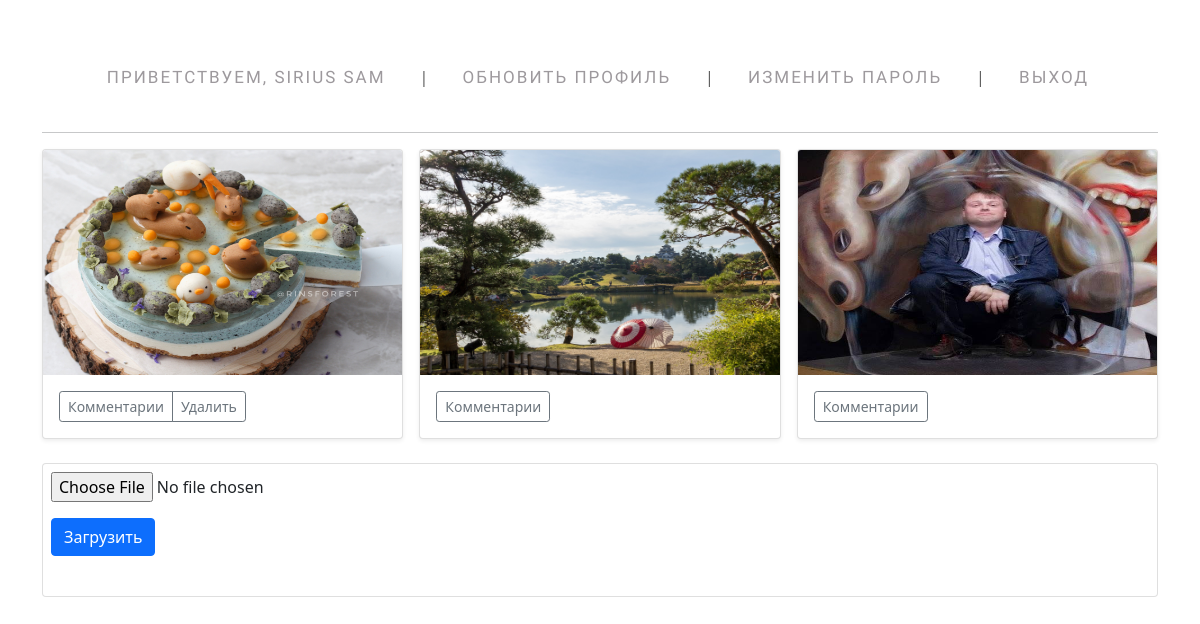
/index.php (signed in), run on the app's committed database.
### tables this page shows
CREATE TABLE `users` (
  `id` int NOT NULL,
  `email` varchar(255) NOT NULL,
  `username` varchar(255) NOT NULL,
  `password` varchar(255) NOT NULL
);

CREATE TABLE `images` (
  `id` int NOT NULL,
  `name` varchar(255) NOT NULL,
  `owner` varchar(255) NOT NULL
);

### classes/Config.php (called while the page is built)
<?php
class Config {
    public static function get($path = null) {
        if($path) {
            $config = $GLOBALS['config'];
            $path = explode('.', $path);
            foreach($path as $item) {
                if(isset($config[$item])) {
                    $config = $config[$item];
                }
            }
            return $config;
        }
        return false;
    }
}

### classes/Database.php (called while the page is built, shortened)
<?php
class Database {
    private static $instance = null;
    private $pdo, $query, $result, $count, $error = false;
    private function __construct() {
        try {
            $this->pdo = new PDO('mysql:host=' . Config::get('mysql.host') . '; dbname=' . Config::get('mysql.database') . '; ', Config::get('mysql.username'), Config::get('mysql.password'));
        } catch (PDOException $e) {
            echo $e->getMessage(); die;
        }
    }
    public static function getInstance() {
        if(!isset(self::$instance)) {
            self::$instance = new Database();
        }
        return self::$instance;
    }
    public function query($sql, $params = []) {
        $this->error = false;
        $this->query = $this->pdo->prepare($sql);
        if(count($params)) {
            $i = 1;
            foreach($params as $param) {
                $this->query->bindValue($i, $param);
                $i++;
            }
        }
        if(!$this->query->execute()) {
            $this->error = true;
        } else {
            $this->result = $this->query->fetchAll(PDO::FETCH_OBJ);
        }
        return $this;
    }
    public function error() {
        return $this->error;
    }
    public function results() {
        return $this->result;
    }
    public function get($table, $where = []) {
        return $this->action('SELECT * ', $table, $where);
    }
    public function action($action, $table, $where) {
        if(count($where) === 3) {
            [$field, $operator, $value] = $where;
            $operators = ['=', '>', '<', '>=', '<='];
            if(in_array($operator, $operators)) {
                $sql = "{$action} FROM {$table} WHERE {$field} {$operator} ?";
                if(!$this->query($sql, [$value])->error()) {
                    return $this;
                }
            }
        } else {
            $sql = "{$action} FROM {$table}";
                if(!$this->query($sql)->error()) {
                    return $this;
                }
        }
        return false;
    }
    public function first() {
        return $this->results()[0];
    }
}

### classes/User.php (called while the page is built, shortened)
<?php
class User {
    private $db, $data, $session_name, $isLoggedIn;
    public function __construct($user = null) {
        $this->db = Database::getInstance();
        $this->session_name = Config::get('session.user_session');
        if(!$user) {
                if(Session::exists($this->session_name)) {
                    $user = Session::get($this->session_name);
                    if($this->find($user)) {
                        $this->isLoggedIn = true;
                    }
                }
            } else {
                $this->find($user);
        }
    }
    public function find($field = null) {
        if(is_numeric($field)) {
            $this->data = $this->db->get($this->session_name, ['id', '=', $field])->first();
        } else {
            $this->data = $this->db->get($this->session_name, ['email', '=', $field])->first();
        }
        if($this->data) {
            return true;
        }
        return false;
    }
    public function data() {
        return $this->data;
    }
    public function isLoggenIn() {
        return $this->isLoggedIn;
    }
}

### classes/Session.php (called while the page is built, shortened)
<?php
class Session {
    public static function exists($name) {
        return (isset($_SESSION[$name])) ? true : false;
    }
    public static function get($name) {
        return $_SESSION[$name];
    }
}

### classes/Images.php (called while the page is built, shortened)
<?php
class Images {
	private $db;
	public function __construct() {
        $this->db = Database::getInstance();
	}
	public function getAllImage() {
		$images = $this->db->get(Config::get('images.table'))->results();
		if(empty($images)) {
			Session::setFlash("Галерея пуста!", "danger");
			return false;
		} else {
			return $images;
		}
	}
}

### index.php (the view, shortened to what this page needs)
<?php
$user = new User;
$images = new Images();
$gallery = $images->getAllImage();
?>
<!DOCTYPE html>
<html lang="en">
<head>
    <link href="https://cdn.jsdelivr.net/npm/bootstrap@5.0.1/dist/css/bootstrap.min.css" rel="stylesheet">
    <link href="/css/style.css" rel="stylesheet">
</head>
<body>
<div class="container">
<?php if($user->isLoggenIn()): ?>
    <nav>
        <ul class="menu-main">
            <li><a href="/">Приветствуем, <?= $user->data()->username ?></a></li>
            <li><a href="/view/update.php">Обновить профиль</a></li>
            <li><a href="/view/changepass.php">Изменить пароль</a></li>
            <li><a href="/view/logout.php">Выход</a></li>
        </ul>
    </nav>
    <hr>
    <div class="row row-cols-1 row-cols-sm-2 row-cols-md-3 g-3">
        <?php foreach($gallery as $image): ?>
        <div class="col">
          <div class="card shadow-sm">
            <img class="bd-placeholder-img card-img-top" width="100%" height="225" src="\uploads\img\<?= $image->name ?>" role="img" aria-label="Placeholder: Эскиз" preserveAspectRatio="xMidYMid slice" focusable="false"><title>Placeholder</title><rect width="100%" height="100%" fill="#55595c"/></img>
            <div class="card-body">
              <div class="d-flex justify-content-between align-items-center">
                <div class="btn-group">
                  <button type="button" class="btn btn-sm btn-outline-secondary" onclick="document.location='./view/comment.php?id=<?=$image->id?>'">Комментарии</button>
                  <?php if(($image->owner) == ($user->data()->id)): ?>
                    <button type="button" class="btn btn-sm btn-outline-secondary" onclick="document.location='./view/del_image.php?id=<?=$image->id?>'">Удалить</button>
                  <?php endif; ?>
                </div>
              </div>
            </div>
          </div>
        </div>
        <?php endforeach; ?>
    </div>
    <br>
    <form action="" method="post" enctype="multipart/form-data" class="card p-2">
        <div class="form-file form-file-lg mb-3">
            <input type="file" name="file" class="form-file-input" id="customFileLg">
        </div>
        <div class="mb-3">
            <button type="submit" class="btn btn-primary mb-3">Загрузить</button>
        </div>
    </form>
<?php endif; ?>
</div>
</body>
</html>

### css/style.css (style rules this page uses)
.menu-main { list-style: none; margin: 40px 0 5px; padding: 25px 0 5px; text-align: center; background: white; }
.menu-main li { display: inline-block; }
.menu-main li:after { content: "|"; color: #606060; display: inline-block; vertical-align:top; }
.menu-main li:last-child:after { content: none; }
.menu-main a { text-decoration: none; font-family: 'Ubuntu Condensed', sans-serif; letter-spacing: 2px; position: relative; padding-bottom: 20px; margin: 0 34px 0 30px; font-size: 17px; text-transform: uppercase; display: inline-block; transition: color .2s; }
.menu-main a, .menu-main a:visited { color: #9d999d; }
.menu-main a:before, .menu-main a:after { content: ""; position: absolute; height: 4px; top: auto; right: 50%; bottom: -5px; left: 50%; background: #feb386; transition: .8s; }

### data on the page
users: username "SIRIUS SAM"
images: name (picture)
images: name (picture)
images: name (picture)
